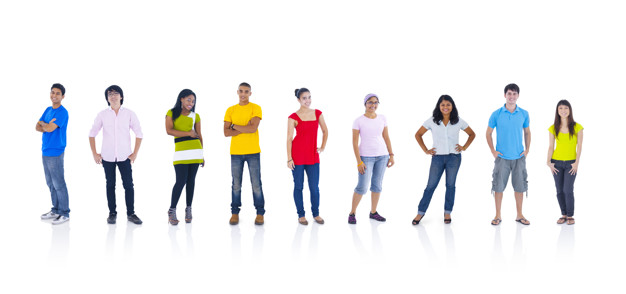
#> input picture 2_Rec_Face/1_Rec_Face/Images/people3.jpg, 626 x 294 px, found by its file name
$ jupyter execute Full_body.ipynb
#> lines starting #> are read from the running program, lines starting #| are printed output that depends on the picture; after the words box and inside, x2 and y2 are one past the last pixel; in counts of white or black regions, pixels touching at a corner belong together
[cell 1]
from google.colab import drive
drive.mount('/content/drive') # montando o drive

[cell 2]
import cv2
from google.colab.patches import cv2_imshow
full_body = cv2.CascadeClassifier('/content/drive/MyDrive/Visão Computacional Guia Completo/Cascades/fullbody.xml')
img = cv2.imread('/content/drive/MyDrive/Visão Computacional Guia Completo/Images/people3.jpg')
#> img is the input picture: shape (294, 626, 3); mean B, G, R 234.7, 234.1, 235.2

if img is None:
    print('Erro ao carregar a imagem.')
else:
  gray = cv2.cvtColor(img, cv2.COLOR_BGR2GRAY)
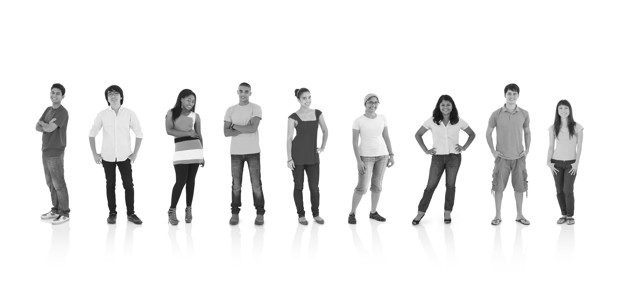
#> gray: shape (294, 626); min 15, max 255, mean 234.5
  bodies = full_body.detectMultiScale(gray, scaleFactor= 1.05, minNeighbors=5, minSize=(50, 50))
#> bodies = [[530, 104, 66, 132], [267, 85, 75, 149], [14, 61, 83, 165], [327, 72, 81, 162], [462, 65, 88, 176], [139, 78, 81, 162], [196, 50, 94, 188], [70, 58, 93, 187]]

  print('Num person find:', len(bodies))
#| Num person find: 8
  print(bodies)
#| [[530 104  66 132]
#|  [267  85  75 149]
#|  [ 14  61  83 165]
#|  [327  72  81 162]
#|  [462  65  88 176]
#|  [139  78  81 162]
#|  [196  50  94 188]
#|  [ 70  58  93 187]]

  for (x, y, w, h) in bodies:
    cv2.rectangle(img, (x, y), (x + w, y + h), (0, 255, 255), 2)
    cv2_imshow(img)
#> this loop made 8 passes
#> pass 1, `cv2_imshow(img)`:
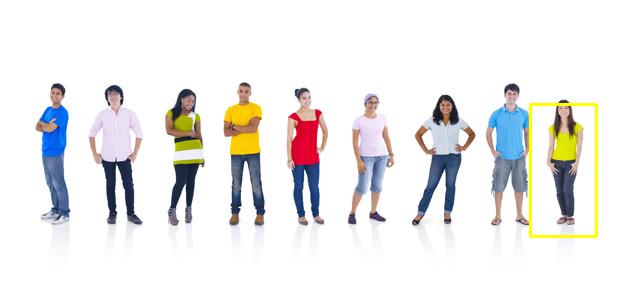
#> shown: shape (294, 626, 3); mean B, G, R 233.1, 234.2, 235.3
#> pass 2, `cv2_imshow(img)`:
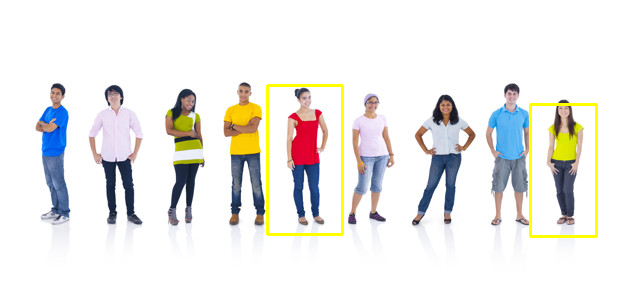
#> shown: shape (294, 626, 3); mean B, G, R 231.3, 234.2, 235.3
#> after the loop:
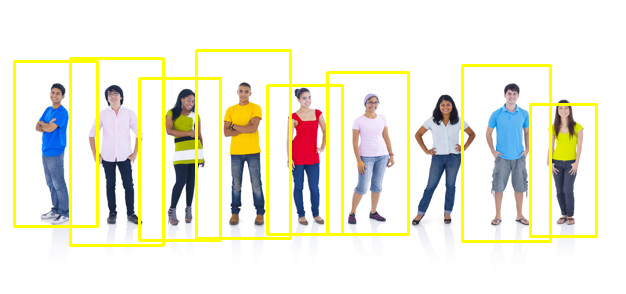
#> img: shape (294, 626, 3); 6.35% of pixels changed, all inside (x1, y1, x2, y2) = (13, 49, 598, 247)
